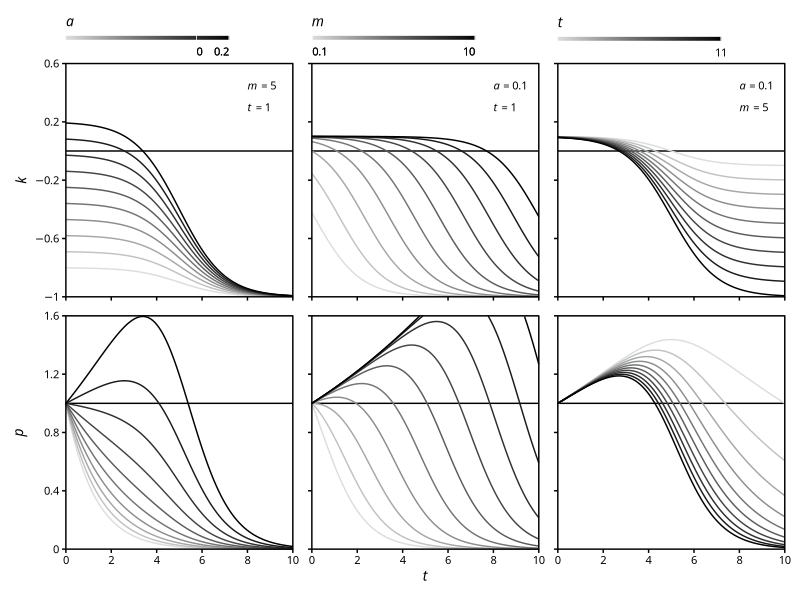

This figure's R source:

# The inspiration for this came from Rovira & Rovira 
# (2010, doi: 10.1016/j.geoderma.2009.11.033) and
# the model contributed by Bojana Manojlovic to 
# Trevathan-Tackett et al. (2020, doi: 
# 10.1016/j.scitotenv.2019.135806).

# Taking the logistic function from Rovira & Rovira
# a / ( 1 + exp( ( t - t0 ) / b ) ) + c
# and its integral
# c * t + a * (
# t - b * 
# log( 
# ( 1 + exp( -( t0 - t ) / b ) ) / 
# ( 1 + exp( -t0 / b )  )
# )
# )

# a is the change in y, c is the y minimum, t0 is
# the midpoint and b is the inverse logistic rate.
# Rather than the change in y, I want to parameterise
# the y maximum. My logistic function to descibe the
# decline in detrital photosynthesis is

# ( alpha + tau ) / ( 1 + exp( k * ( t - mu ) ) ) - tau

# where alpha is the initial net photosynthesis or 
# relative growth, tau is the final net photosynthesis
# or relative decomposition, both in absolute units,
# k is the logistic decay rate and mu is the midpoint.
# Since k and mu are not independent and are therefore
# difficult to estimate, it is best to remove one of
# these parameters. There are two possible approaches:

# 1. Express k as a function of mu. This assumes
# that the transition from alive to dead commences 
# at t = 0 (excision or detachment) and proceeds 
# at a rate inversely proportional to mu. If limbo 
# is longer the curve is flatter.

# 2. Treat k as a constant. This assumes that the
# transition  always happens at the same rate and
# doesn't commence at t = 0. The pattern of transition 
# is unaffected by when it happens.

# Option 1 may seem more suitable in this context 
# because t = 0 is a natural initialising event. 
# However, it does imply that for zero growth
# the decline is immediate, albeit slow. This is 
# not what we see in nature. Seaweed can persist 
# detached without any noticeable decline and once 
# growth has ceased decomposition is usually rapid. 
# This would favour option 1.

# Option 1
# Since k * mu is the logistic intercept (log odds
# at t = 0) and I know y is reasonably close to 
# alpha at t = 0, k * mu = 5 is a good choice.
# Solving for k gives 5 / mu. Inserted into the
# above function results in this simplified version:

# ( alpha + tau ) / ( 1 + exp( 5 / mu * ( t - mu ) ) ) - tau

# The integral then becomes

# - tau * t + ( alpha + tau ) * (
# t - (mu / 5) * 
# log( 
# ( 1 + exp( -( mu - t ) / (mu / 5) ) ) / 
# ( 1 + exp( -mu / (mu / 5) )  )
# )
# )

# Expanded to

# - tau * t + alpha * t + tau * t - ( alpha + tau ) * (mu / 5) *
# log( 
# ( 1 + exp( 5 / mu * -( mu - t ) ) ) / 
# ( 1 + exp( 5 / mu * -mu )  )
# )

# Simplified to

# t * alpha - ( alpha + tau ) * mu / 5 *
# log(
# ( 1 + exp( 5 / mu * ( t - mu ) ) ) /
# ( 1 + exp( -5 )  )
# )

k1 <- function(t, alpha, mu, tau) {
  ( alpha + tau ) / ( 1 + exp( 5 / mu * ( t - mu ) ) ) - tau
}

p1 <- function(t, alpha, mu, tau) {
  exp(
      t * alpha - ( alpha + tau ) * mu / 5 * 
        log( 
          ( 1 + exp( 5 / mu * ( t - mu ) ) ) / 
            ( 1 + exp( -5 ) )
        )
  )
}

# Option 2
# A reasonable timescale for transition is one week. 
# Taking the logistic intercept to be 5, so k = 5 / mu, 
# this gives k = 0.71, or k = 1 for convenience.

# The integral with k is

# - tau * t + ( alpha + tau ) * (
# t - (1 / k) * 
# log( 
# ( 1 + exp( -( mu - t ) / (1 / k) ) ) / 
# ( 1 + exp( -mu / (1 / k) )  )
# )
# )

# Expanded to

# - tau * t + alpha * t + tau * t - ( alpha + tau ) / k *
# log( 
# ( 1 + exp( k * -( mu - t ) ) ) / 
# ( 1 + exp( k * -mu )  )
# )

# Simplified to

# t * alpha - ( alpha + tau ) / k *
# log( 
# ( 1 + exp( k * ( t - mu ) ) ) / 
# ( 1 + exp( -k * mu )  )
# )

# For k = 1 this simply is

# t * alpha - ( alpha + tau ) *
# log( 
# ( 1 + exp( t - mu ) ) / 
# ( 1 + exp( -mu )  )
# )


k2 <- function(t, alpha, mu, tau) {
  ( alpha + tau ) / ( 1 + exp( t - mu ) ) - tau
}

p2 <- function(t, alpha, mu, tau) {
  exp(
      t * alpha - ( alpha + tau ) * 
        log( 
          ( 1 + exp( t - mu ) ) / 
            ( 1 + exp( -mu ) )
        )
  )
}

require(tidyverse)
require(magrittr)

alpha_flex <- expand_grid(
  t = seq(0, 10, 0.01),
  mu = 5,
  alpha = seq(-0.8, 0.2, length.out = 10),
  tau = 1
)

mu_flex <- expand_grid(
  t = seq(0, 10, 0.01),
  mu = seq(0.1, 10, length.out = 10),
  alpha = 0.1,
  tau = 1
)

tau_flex <- expand_grid(
  t = seq(0, 10, 0.01),
  mu = 5,
  alpha = 0.1,
  tau = seq(0.1, 1, length.out = 10)
)

sim <- bind_rows(
  alpha_flex %>% mutate(flex = "alpha"),
  mu_flex %>% mutate(flex = "mu"),
  tau_flex %>% mutate(flex = "tau")
) %>%
  mutate(k1 = k1(t, alpha, mu, tau),
         p1 = p1(t, alpha, mu, tau),
         k2 = k2(t, alpha, mu, tau),
         p2 = p2(t, alpha, mu, tau)) %>%
  pivot_longer(cols = c(alpha, mu, tau),
               values_to = "parameter_value",
               names_to = "parameter") %>%
  filter(parameter == flex) %>%
  select(-flex) %>%
  pivot_longer(cols = c(k1, p1, k2, p2),
               values_to = "response_value",
               names_to = "variable") %T>%
  print()

mytheme <- theme(
  panel.background = element_blank(),
  panel.grid = element_blank(),
  panel.border = element_rect(fill = NA),
  text = element_text(family = "Futura"),
  axis.title = element_text(face = "italic", size = 10),
  axis.text = element_text(colour = "black", size = 8),
  axis.ticks = element_line(colour = "black"),
  legend.position = "top",
  legend.title = element_text(face = "italic", size = 10),
  legend.text = element_text(size = 8),
  legend.justification = "left",
  legend.background = element_blank(),
  legend.margin = margin(0, 0, -8, 0)
)

k_alpha <- sim %>%
  filter(variable == "k2" & parameter == "alpha") %>%
  ggplot() +
    geom_hline(yintercept = 0) +
    geom_line(aes(x = t, y = response_value, 
                  colour = parameter_value, 
                  group = parameter_value)) +
    scale_colour_gradient(low = "#dbdddf", high = "black",
                          breaks = c(0, 0.2),
                          labels = scales::label_number(accuracy = c(1, 0.1)),
                          guide = guide_colourbar(ticks = F,
                                                  label.hjust = c(0, 1),
                                                  title = expression(italic("a")),
                                                  title.position = "top",
                                                  barheight = unit(0.1, "cm"),
                                                  barwidth = unit(4.15, "cm"))) +
    scale_x_continuous(breaks = seq(0, 10, 2),
                       limits = c(0, 10)) +
    scale_y_continuous(breaks = seq(-1, 0.6, 0.4),
                       limits = c(-1, 0.6),
                       labels = scales::label_number(accuracy = c(1, rep(0.1, 4)),
                                                     style_negative = "minus")) +
    annotate("text", x = 8, y = c(0.45, 0.3), 
             label = c("italic('m')*' = 5'",
                       "italic('t')*' = 1'"),
             hjust = 0, family = "Futura", size = 2.8, parse = T) +
    labs(x = expression(italic("t")),
         y = expression(italic("k"))) +
    coord_cartesian(expand = F, clip = "off") +
    mytheme +
    theme(axis.title.x = element_blank(),
          axis.text.x = element_blank())

k_mu <- sim %>%
  filter(variable == "k2" & parameter == "mu") %>%
  ggplot() +
    geom_hline(yintercept = 0) +
    geom_line(aes(x = t, y = response_value, 
                  colour = parameter_value, 
                  group = parameter_value)) +
    scale_colour_gradient(low = "#dbdddf", high = "black",
                          breaks = c(0.1, 10),
                          labels = scales::label_number(accuracy = c(0.1, 1)),
                          guide = guide_colourbar(ticks = F,
                                                  label.hjust = c(0, 1),
                                                  title = expression(italic("m")),
                                                  title.position = "top",
                                                  barheight = unit(0.1, "cm"),
                                                  barwidth = unit(4.15, "cm"))) +
    scale_x_continuous(breaks = seq(0, 10, 2),
                       limits = c(0, 10)) +
    scale_y_continuous(breaks = seq(-1, 0.6, 0.4),
                       limits = c(-1, 0.6),
                       labels = scales::label_number(accuracy = c(1, rep(0.1, 4)),
                                                     style_negative = "minus")) +
    annotate("text", x = 8, y = c(0.45, 0.3), 
             label = c("italic('a')*' = 0.1'",
                       "italic('t')*' = 1'"),
             hjust = 0, family = "Futura", size = 2.8, parse = T) +
    labs(x = expression(italic("t")),
         y = expression(italic("k"))) +
    coord_cartesian(expand = F, clip = "off") +
    mytheme +
    theme(axis.title = element_blank(),
          axis.text = element_blank())

k_tau <- sim %>%
  filter(variable == "k2" & parameter == "tau") %>%
  ggplot() +
    geom_hline(yintercept = 0) +
    geom_line(aes(x = t, y = response_value, 
                  colour = parameter_value, 
                  group = parameter_value)) +
    scale_colour_gradient(low = "#dbdddf", high = "black",
                          breaks = c(0.05, 1),
                          labels = scales::label_number(accuracy = c(0.01, 1)),
                          guide = guide_colourbar(ticks = F,
                                                  label.hjust = c(0, 1),
                                                  title = expression(italic("t")),
                                                  title.position = "top",
                                                  barheight = unit(0.1, "cm"),
                                                  barwidth = unit(4.15, "cm"))) +
    scale_x_continuous(breaks = seq(0, 10, 2),
                       limits = c(0, 10)) +
    scale_y_continuous(breaks = seq(-1, 0.6, 0.4),
                       limits = c(-1, 0.6),
                       labels = scales::label_number(accuracy = c(1, rep(0.1, 4)),
                                                     style_negative = "minus")) +
    annotate("text", x = 8, y = c(0.45, 0.3), 
             label = c("italic('a')*' = 0.1'",
                       "italic('m')*' = 5'"),
             hjust = 0, family = "Futura", size = 2.8, parse = T) +
    labs(x = expression(italic("t")),
         y = expression(italic("k"))) +
    coord_cartesian(expand = F, clip = "off") +
    mytheme +
    theme(axis.title = element_blank(),
          axis.text = element_blank())

p_alpha <- sim %>%
  filter(variable == "p2" & parameter == "alpha") %>%
  ggplot() +
    geom_hline(yintercept = 1) +
    geom_line(aes(x = t, y = response_value, 
                  colour = parameter_value, 
                  group = parameter_value)) +
    scale_colour_gradient(low = "#dbdddf", high = "black",
                          breaks = c(0, 0.2),
                          labels = scales::label_number(accuracy = c(1, 0.1)),
                          guide = "none") +
    scale_x_continuous(breaks = seq(0, 10, 2),
                       limits = c(0, 10)) +
    scale_y_continuous(breaks = seq(0, 1.6, 0.4),
                       limits = c(0, 1.6),
                       labels = scales::label_number(accuracy = c(1, rep(0.1, 4)))) +
    labs(x = expression(italic("t")),
         y = expression(italic("p"))) +
    coord_cartesian(expand = F, clip = "off") +
    mytheme +
    theme(axis.title.x = element_blank())

p_mu <- sim %>%
  filter(variable == "p2" & parameter == "mu") %>%
  ggplot() +
    geom_hline(yintercept = 1) +
    geom_line(aes(x = t, y = response_value, 
                  colour = parameter_value, 
                  group = parameter_value)) +
    scale_colour_gradient(low = "#dbdddf", high = "black",
                          breaks = c(0.1, 10),
                          labels = scales::label_number(accuracy = c(0.1, 1)),
                          guide = "none") +
    scale_x_continuous(breaks = seq(0, 10, 2),
                       limits = c(0, 10)) +
    scale_y_continuous(breaks = seq(0, 1.6, 0.4),
                       limits = c(0, 1.6),
                       labels = scales::label_number(accuracy = c(1, rep(0.1, 4)))) +
    labs(x = expression(italic("t")),
         y = expression(italic("p"))) +
    coord_cartesian(expand = F, clip = "off") +
    mytheme +
    theme(axis.title.y = element_blank(),
          axis.text.y = element_blank())

p_tau <- sim %>%
  filter(variable == "p2" & parameter == "tau") %>%
  ggplot() +
    geom_hline(yintercept = 1) +
    geom_line(aes(x = t, y = response_value, 
                  colour = parameter_value, 
                  group = parameter_value)) +
    scale_colour_gradient(low = "#dbdddf", high = "black",
                          breaks = c(0.05, 1),
                          labels = scales::label_number(accuracy = c(0.01, 1)),
                          guide = "none") +
    scale_x_continuous(breaks = seq(0, 10, 2),
                       limits = c(0, 10)) +
    scale_y_continuous(breaks = seq(0, 1.6, 0.4),
                       limits = c(0, 1.6),
                       labels = scales::label_number(accuracy = c(1, rep(0.1, 4)))) +
    labs(x = expression(italic("t")),
         y = expression(italic("p"))) +
    coord_cartesian(expand = F, clip = "off") +
    mytheme +
    theme(axis.title = element_blank(),
          axis.text.y = element_blank())

require(patchwork)
Fig_1 <- 
  ( k_alpha | k_mu | k_tau ) /
  ( p_alpha | p_mu | p_tau )

Fig_1 %>%
  ggsave(filename = "Fig_1.pdf", path = "Figures",
         device = cairo_pdf, width = 20, height = 12, units = "cm")
